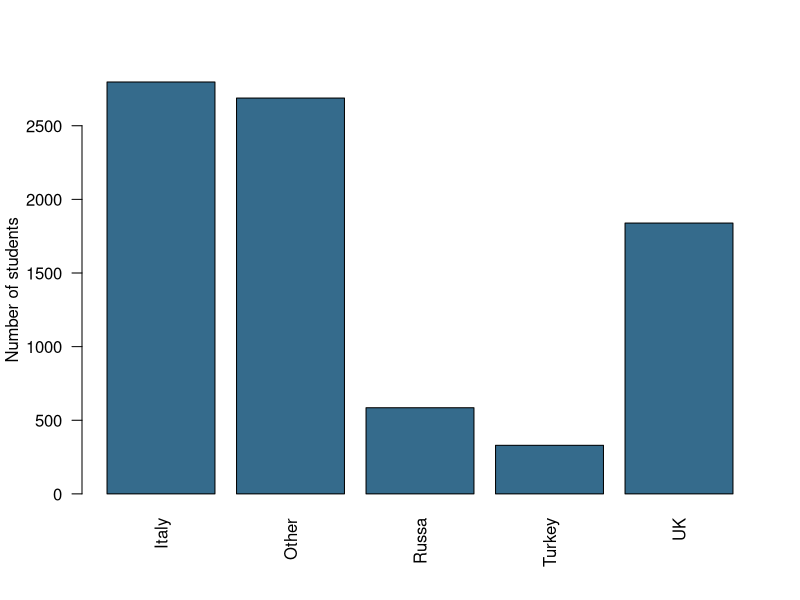
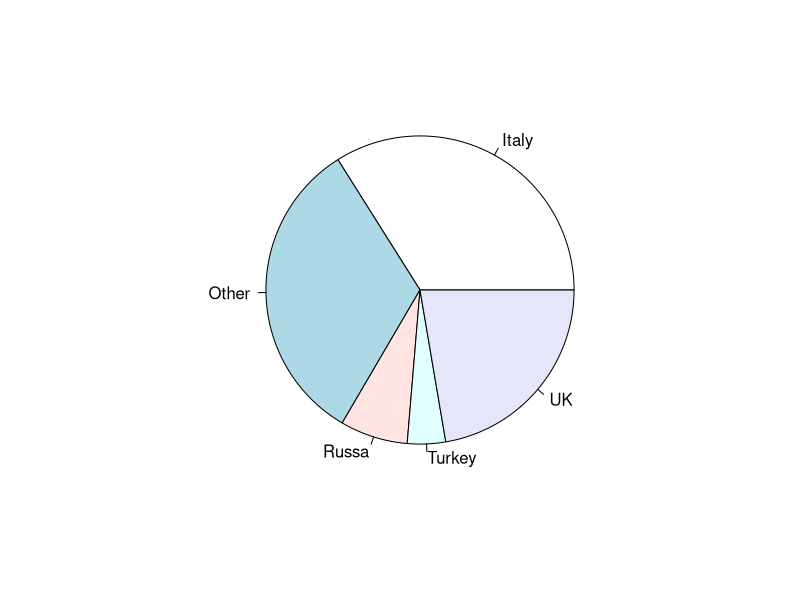
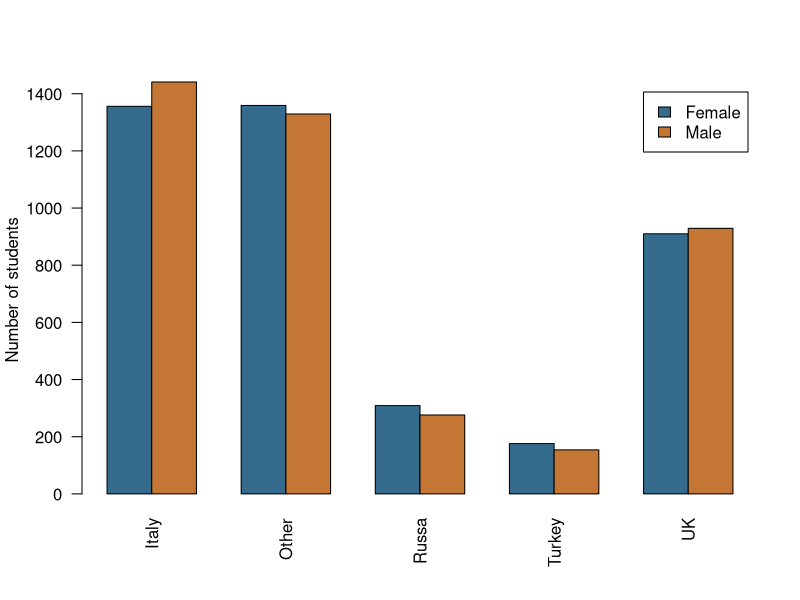
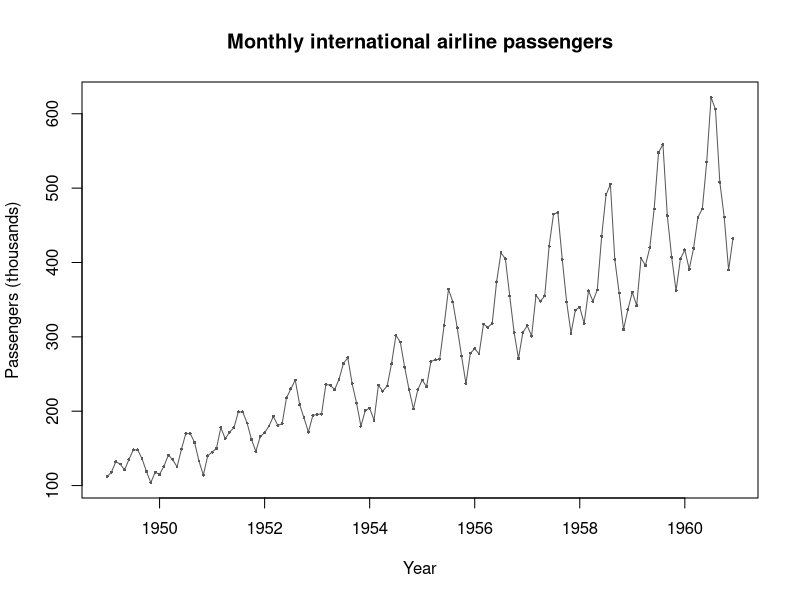
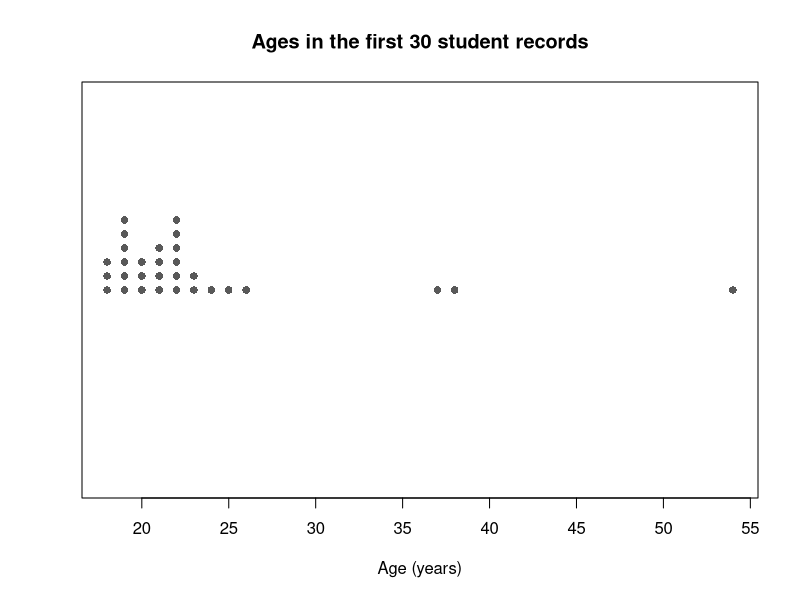
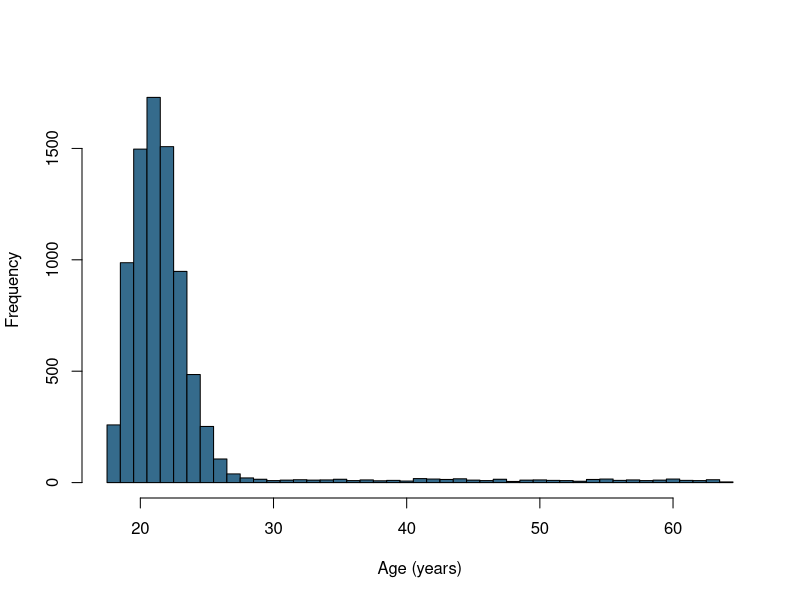
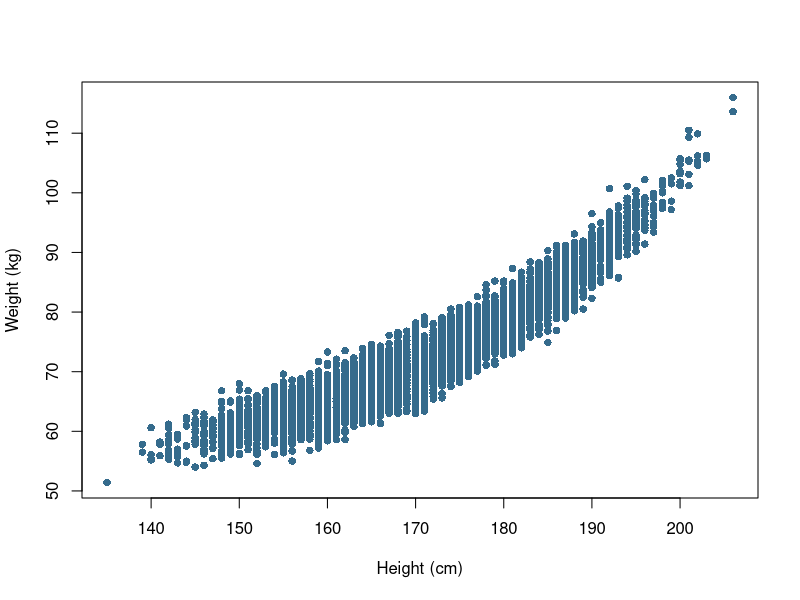
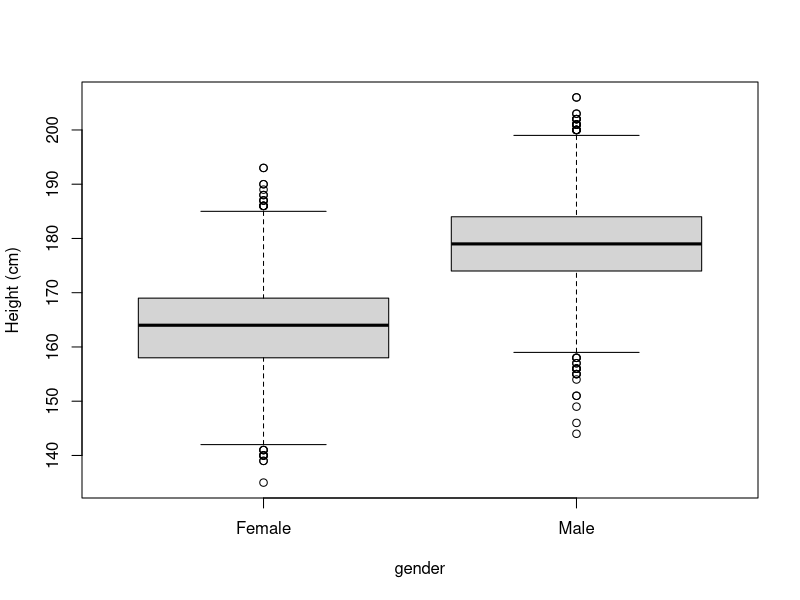

Write the R code that produced these figures, in order.
# 307312 Applied Statistics — Part 2: Descriptive Statistics
# Run sections in order from the course root folder containing data/.
# Download the complete course ZIP for the required CSV files.
# Explanations and output interpretation are in the matching course notebook.

# --- r-slide-16 ---
# read.csv() imports the supplied CSV; stringsAsFactors=FALSE keeps category labels as text.
# head() previews six rows; height is in cm, weight in kg, and age in years.
# Open the course folder in Positron; paths start in that folder.
students <- read.csv("data/descriptive-statistics/students.csv", stringsAsFactors = FALSE)
head(students)

# --- r-slide-17 ---
# table() counts students in each country category; prop.table() divides by all counted students.
# Multiplying by 100 gives percentages; cumsum() is meaningful only when categories have an order.
country_counts <- table(students$country)
country_counts
100 * prop.table(country_counts)

# --- r-slide-18 ---
# cut() converts ages in years into intervals; right=FALSE includes the lower boundary, not the upper.
# table() counts each interval; these explicitly chosen bands are an added R illustration.
age_groups <- cut(students$age, breaks = c(0, 20, 25, 30, Inf), right = FALSE)
table(age_groups)

# --- r-slide-19 ---
# xtabs() counts combinations: the formula ~ major + gender creates a two-way frequency table.
# addmargins() adds row and column totals without changing the underlying counts.
major_gender <- xtabs(~ major + gender, data = students)
addmargins(major_gender)

# --- r-slide-23 ---
# barplot() draws a bar for each category count supplied by table().
# las=2 rotates country labels; ylab states that bar heights are numbers of students.
barplot(table(students$country), las = 2, col = "#356B8C", ylab = "Number of students")

# --- r-slide-24 ---
# pie() divides the circle according to the country counts computed by table().
# The denominator is all students with a recorded country category, including Other.
pie(table(students$country))

# --- r-slide-26 ---
# table() cross-classifies gender and country; barplot(beside=TRUE) places gender bars side by side.
# legend.text=TRUE labels the groups; counts, rather than percentages, determine bar heights.
barplot(table(students$gender, students$country), beside = TRUE, legend.text = TRUE,
        col = c("#356B8C", "#C47735"), ylab = "Number of students", las = 2)

# --- r-slide-added-line-chart ---
# The time-series object supplies the monthly time order; no CSV import is needed.
plot(x = AirPassengers, type = "o", pch = 16, cex = 0.4,
     col = "#595959", xlab = "Year", ylab = "Passengers (thousands)",
     main = "Monthly international airline passengers")

# --- r-slide-added-dot-plot ---
# Keep original row order; these records are not a random sample.
age_small <- head(x = students$age, n = 30)
stripchart(x = age_small, method = "stack", offset = 0.7, pch = 16,
           col = "#595959", xlab = "Age (years)",
           main = "Ages in the first 30 student records")

# --- r-slide-28 ---
# hist() groups ages into bins; breaks specifies yearly boundaries at half-year positions.
# freq=TRUE displays counts rather than probability density; recorded ages are measured in years.
hist(students$age, breaks = seq(min(students$age) - 0.5, max(students$age) + 0.5, by = 1),
     freq = TRUE, col = "#356B8C", main = "", xlab = "Age (years)")

# --- r-slide-33 ---
# plot(x,y) makes a scatterplot, with height on the horizontal axis and weight on the vertical.
# pch=16 uses filled points; no fitted line or causal relationship is assumed.
plot(students$height, students$weight, pch = 16, col = "#356B8C",
     xlab = "Height (cm)", ylab = "Weight (kg)")

# --- r-slide-42 ---
# mean() and median() summarize ages; table() counts each recorded age to identify every tied mode.
# names() returns the ages whose counts equal max(), the greatest frequency.
mean(students$age)
median(students$age)
age_counts <- table(students$age)
names(age_counts)[age_counts == max(age_counts)]

# --- r-slide-50 ---
# diff(range()) gives maximum minus minimum; mean(abs()) calculates mean absolute deviation.
# var() and sd() use the sample denominator n-1; R's mad() instead computes median absolute deviation.
age <- students$age
c(range = diff(range(age)), mean_absolute_deviation = mean(abs(age - mean(age))),
  sample_variance = var(age), sample_standard_deviation = sd(age))

# --- r-slide-55 ---
# c() creates the exact two datasets shown in the original table; sd() uses the sample denominator n-1.
# sd()/mean() expresses CV as a ratio, without multiplying by 100; these means are positive.
DS1 <- c(10, 20, 30, 40, 50)
DS2 <- c(1010, 1020, 1030, 1040, 1050)
c(DS1 = sd(DS1) / mean(DS1), DS2 = sd(DS2) / mean(DS2))

# --- r-slide-63 ---
# cov() calculates sample covariance and cor() calculates Pearson's linear correlation by default.
# use="complete.obs" omits pairs with missing values; units remain cm, kg, and years.
cov(students$height, students$weight, use = "complete.obs")
cor(students$height, students$weight, use = "complete.obs")
cov(students$height, students$age, use = "complete.obs")
cor(students$height, students$age, use = "complete.obs")

# --- r-slide-68 ---
# e1071::skewness() measures the asymmetry of the age distribution.
e1071::skewness(students$age)

# --- r-slide-72 ---
# quantile() finds percentiles; probs=0.90 requests the 90th percentile of height in cm.
quantile(students$height, probs = 0.90)

# --- r-slide-74 ---
# quantile(probs=c(0.25,0.50)) returns the first quartile and median of height in cm.
quantile(students$height, probs = c(0.25, 0.50))

# --- r-slide-76 ---
# boxplot(height~gender) compares groups; whiskers extend to the last data within 1.5 IQR of the hinges.
# subset() selects Turkish/Russian males; R's default boxplot hinges can differ from the quartiles returned by quantile().
boxplot(height ~ gender, data = students, ylab = "Height (cm)", col = "#D4D4D4")
# The source spells Russia as "Russa"; match that original label without changing the data.
males <- subset(students, gender == "Male" & country %in% c("Turkey", "Russa"))
boxplot(height ~ country, data = males, ylab = "Height (cm)", col = "#D4D4D4")

# --- r-slide-79 ---
# quantile() supplies quartiles; the 1.5-IQR fences flag values for investigation.
# sum() counts TRUE flags and does not remove observations; these age fences are measured in years.
q <- quantile(students$age, probs = c(0.25, 0.75))
iqr <- q[2] - q[1]
lower <- q[1] - 1.5 * iqr
upper <- q[2] + 1.5 * iqr
c(lower_fence = unname(lower), upper_fence = unname(upper))
sum(students$age < lower | students$age > upper)
